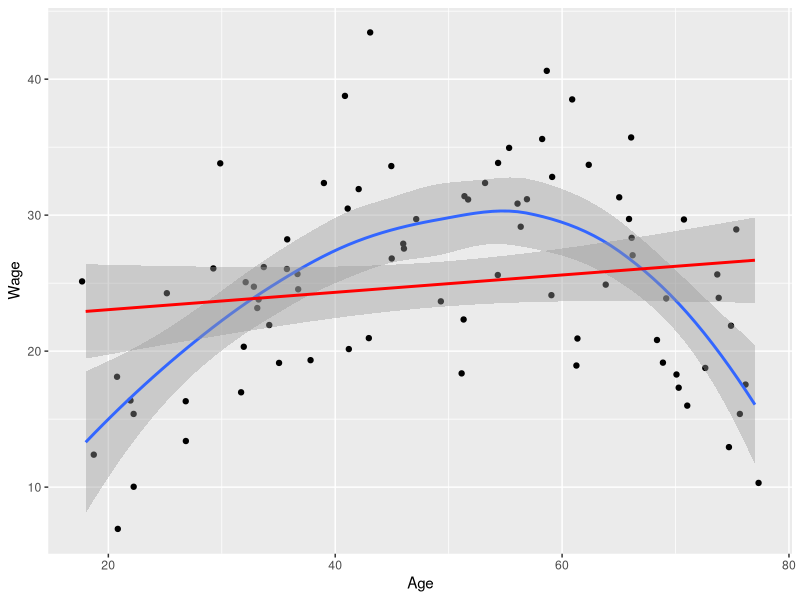
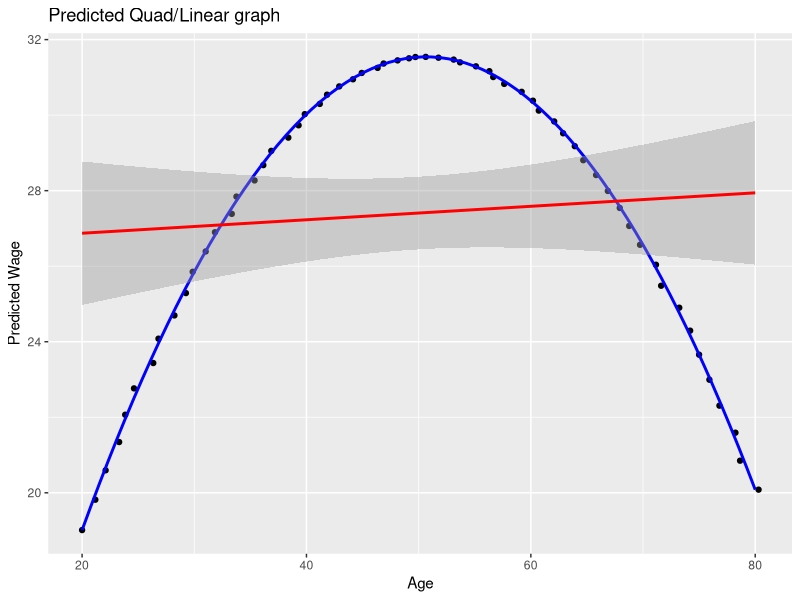
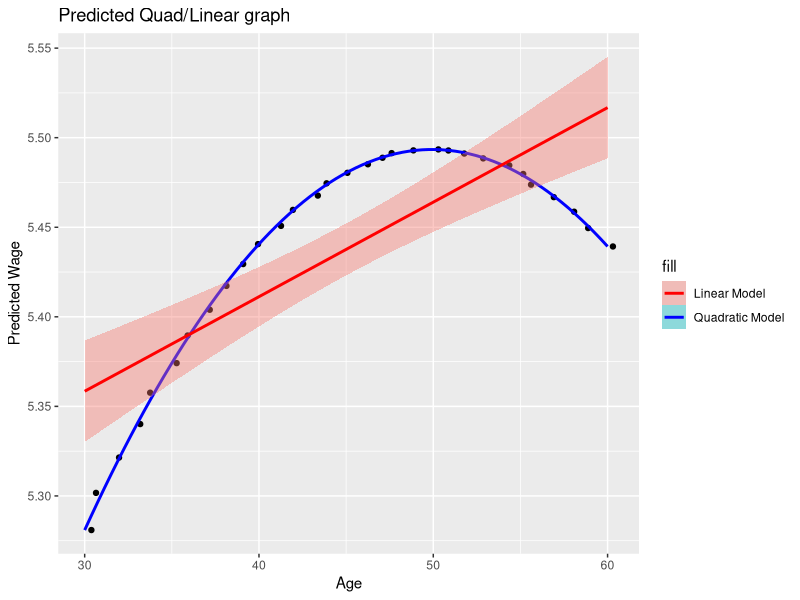

Write R code to recreate these figures, in order.
## ---- chunk 1
library(tidyverse)
library(readxl)
options(scipen = 999)

## ---- chunk 2
#read in the data for the wages 
wages_data <- read_xlsx(here::here("data",
                     "Data for Weeks 2-7.xlsx"), 
                      sheet = "Wages"
                     )
## ---- chunk 3
wages_data %>% 
  ggplot(aes(x = Age, y = Wage))+
  geom_jitter()+ 
  geom_smooth()+ 
  geom_smooth(method = "lm", color = "red")
## ---- chunk 4
wages_data <- wages_data %>% 
  mutate(age_sqrd = Age^2)
wages_lm <- lm(Wage ~ Age + Educ ,data = wages_data)
summary(wages_lm)
wages_qm <- lm(Wage ~ Educ+ Age + I(Age^2), data = wages_data)
summary(wages_qm)
## ---- chunk 5
predict(wages_qm, data.frame(Educ=16, Age=30))
predict(wages_qm, data.frame(Educ=16, Age=50))
predict(wages_qm, data.frame(Educ=16, Age=70))

## ---- chunk 6
coeffs <- coefficients(wages_qm)
predict <- map2_df(.x = 20:80,
                   .y= 16,
                   .f = ~predict(wages_qm, data.frame(Educ = .y, Age = .x)))
predict %>%
  mutate(age = 20:80) %>%
  rename(pred_wage = `1`) %>%
  ggplot(aes(x = age, y = pred_wage)) +
  geom_jitter() +
  geom_smooth(color = "blue", aes(group = "Quadratic Model")) +  # Labeling the blue line as quadratic
  geom_smooth(method = "lm", color = "red", aes(group = "Linear Model")) +  # Labeling the red line as linear
  labs(title = "Predicted Quad/Linear graph", x = "Age", y = "Predicted Wage", color = "Model Key")
## ---- chunk 7
#read in the data for the tech sales 
techsales_data <- read_xlsx(here::here("data",
                     "Data for Weeks 2-7.xlsx"), 
                      sheet = "TechSales"
                     )
## ---- chunk 8
filtered_tchsales <- techsales_data %>% 
  filter(Business == "Hardware") %>% 
  mutate(d1 = if_else(Personality == "Diplomat",1,0),
         d2 = if_else(Personality == "Explorer", 1,0),
         d3 = if_else(Personality == "Analyst",1,0),
         d4 = if_else(Personality == "Sentinel",1,0),
         d5 = if_else(College =="Yes", 1,0))

## ---- chunk 9
# make a model that isn't quadratic
model_1 <- lm(NPS ~ Age + Female +Certificates + d1 + d2 + d3 + d5, data = filtered_tchsales)
# make a quadratic model that considers Age ^2
model_2 <- lm(NPS ~ Age + Female +Certificates+ d1 + d2 + d3 + d5 + I(Age^2), data = filtered_tchsales)
# summarize and compare the models
summary(model_1) ; summary(model_2)
## ---- chunk 10
# predict the values 
predict_2 <- map_df(.x = 30:60,
                    .f = ~predict(model_2, data.frame(Age = .x, 
                                                      Female = 1, 
                                                      d1 = 0,
                                                      d2 = 0,
                                                      d3 = 1,
                                                      d5 = 1,
                                                      Certificates = 3
                                                      )
                                  )
                    )

predict_2 %>%
  # add an age column to the data
  mutate(age = 30:60) %>%
  #rename the column from the predicted varaible
  rename(pred_NPS = `1`) %>%
  # make the visualization
  ggplot(aes(x = age, y = pred_NPS)) +
  geom_jitter() +
  geom_smooth(color = "blue",aes( fill = "Quadratic Model")) +  # Labeling the blue line as quadratic
  geom_smooth(method = "lm", color = "red", aes(fill = "Linear Model")) +  # Labeling the red line as linear
  labs(title = "Predicted Quad/Linear graph", x = "Age", y = "Predicted Wage", color = "Model Key") 

